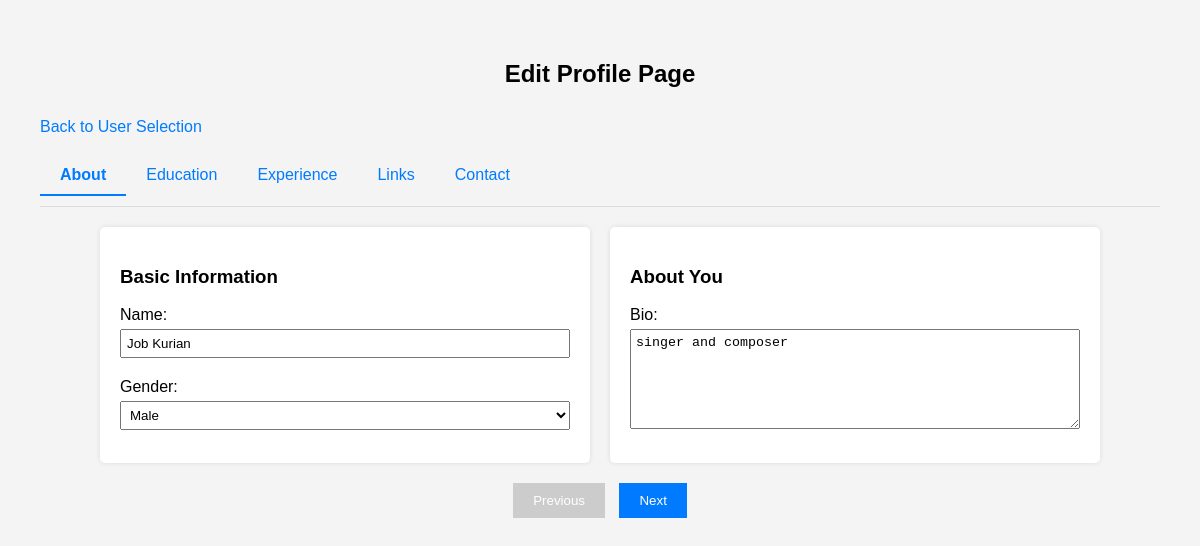
Before: /User/profile/edit/1/ (signed in) with the older database file.
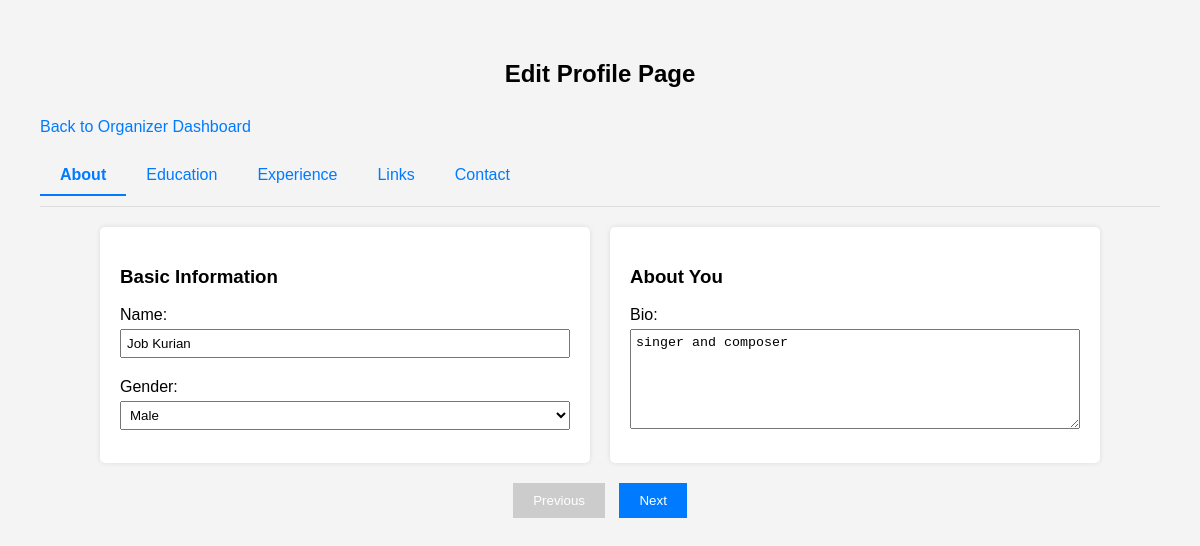
After: the same page with the newer database file.
### User/views.py (the view, shortened to what this page needs)
# urls.py: path('profile/edit/<int:page>/', views.edit_profile, name='edit_profile'),
def edit_profile(request, page=1):
    if 'u_id' not in request.session:
        return redirect('Guest:login')
    user = tbl_user.objects.get(id=request.session['u_id'])
    if page < 1 or page > 5:
        page = 1
    months = [
        "January", "February", "March", "April", "May", "June",
        "July", "August", "September", "October", "November", "December"
    ]
    years = [str(year) for year in range(2020, 2031)]
    return render(request, 'User/edit_profile.html', {  # Update template path to User/
        'user': user,
        'page': page,
        'user_type': user.user_type,
        'months': months,
        'years': years,
    })

### User/templates/User/edit_profile.html (shortened to what this page needs)
<!DOCTYPE html>
<html lang="en">
<head>
</head>
<body>
    <h2>Edit Profile Page</h2>
    {% if user_type == "organizer" %}
        <a href="{% url 'User:organizer_dashboard' %}">Back to Organizer Dashboard</a>
    {% elif user_type == "volunteer" %}
        <a href="{% url 'User:volunteer_dashboard' %}">Back to Volunteer Dashboard</a>
    {% else %}
        <a href="{% url 'Guest:user_who' %}">Back to User Selection</a>
    {% endif %}
    <div class="tabs">
        <a href="{% url 'User:edit_profile' 1 %}" class="{% if page == 1 %}active{% endif %}">About</a>
        <a href="{% url 'User:edit_profile' 2 %}" class="{% if page == 2 %}active{% endif %}">Education</a>
        <a href="{% url 'User:edit_profile' 3 %}" class="{% if page == 3 %}active{% endif %}">Experience</a>
        <a href="{% url 'User:edit_profile' 4 %}" class="{% if page == 4 %}active{% endif %}">Links</a>
        <a href="{% url 'User:edit_profile' 5 %}" class="{% if page == 5 %}active{% endif %}">Contact</a>
    </div>
    <form method="post">
        <div class="container">
            {% if page == 1 %}
                <div class="section">
                    <h3>Basic Information</h3>
                    <label for="user_name">Name:</label>
                    <input type="text" name="user_name" id="user_name" value="{{ user.user_name }}" data-field="user_name">
                    <label for="user_gender">Gender:</label>
                    <select name="user_gender" id="user_gender" data-field="user_gender">
                        <option value="Male" {% if user.user_gender == "Male" %}selected{% endif %}>Male</option>
                    </select>
                </div>
                <div class="section">
                    <h3>About You</h3>
                    <label for="user_bio">Bio:</label>
                    <textarea name="user_bio" id="user_bio" data-field="user_bio">{{ user.user_bio }}</textarea>
                </div>
            {% endif %}
        </div>
        <div class="nav-buttons">
            <button type="submit" name="previous" {% if page == 1 %}disabled{% endif %}>Previous</button>
            <button type="submit" name="next" {% if page == 5 %}disabled{% endif %}>Next</button>
        </div>
    </form>
</body>
</html>

Changed rows visible on the page:
changed tbl_user "Job Kurian": user_type "both" → "organizer" (drawn)
Other visible differences:
text no longer shown: "Back to User Selection"
text now shown: "Back to Organizer Dashboard"
